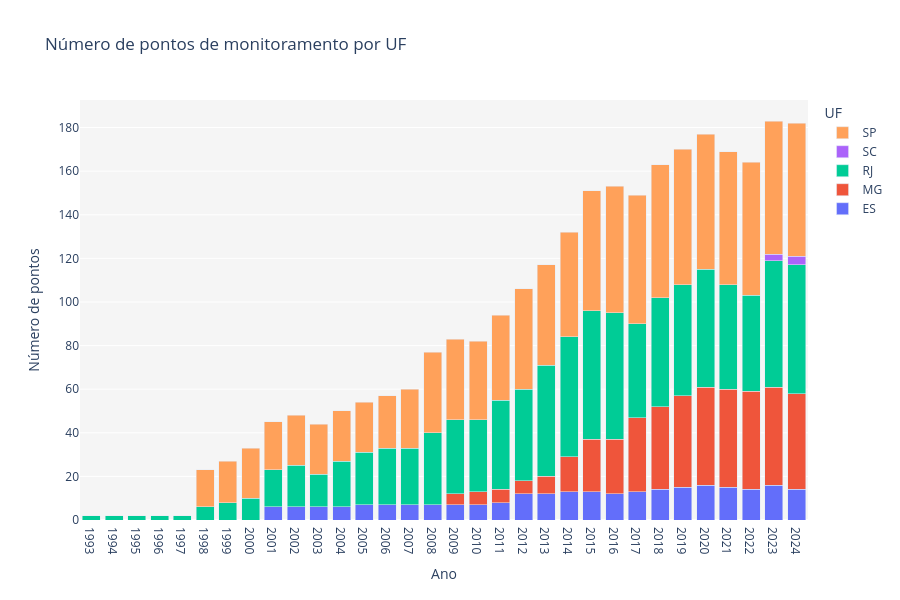

Notebook cell for this chart:
### Markdown cell above
<div style="text-align: justify">Foram contabilizadas 479 estações de monitoramento da qualidade do ar no Brasil no ano de 2024, representando um acréscimo de 84 estações em relação ao levantamento realizado no ano de 2023 (BRASIL, 2023). Deste montante, 385 são estações que utilizam método de referência ou equivalente, um acréscimo de 27 unidades (aumento de 7,5%) em relação ao ano anterior. Já o monitoramento indicativo teve uma ampliação de 57 unidades, atingindo um total de 94 estações (aumento de 154%).</div><br/>
<div style="text-align: justify">O acréscimo significativo de unidades de monitoramento está associado ao maior número de respostas das UFs ao questionário aplicado pelo MMA, uma vez que identificaram mais estações de referência ou equivalentes que já operavam, mas não foram contabilizadas, e à implantação de estações de monitoramento indicativas. Considerando as respostas do questionário aplicado em 2023, apenas dois estados, Acre e Mato Grosso, afirmaram possuir um total de 37 estações de monitoramento indicativas instaladas. Enquanto isso, em 2024, mais 6 UFs (Amazonas, Amapá, Goiás, Maranhão, Pará e Tocantins) informaram a operação de estações indicativas, atingindo a marca de 94 equipamentos em operação.</div>

```{note}
É importante destacar que as estações indicativas são integradas em plataformas internacionais com finalidade científica, exploratória e informativa. A gestão dos dados ocorre através da integração dos equipamentos na plataforma, sem qualquer tratamento da informação. Em alguns casos, a operação e supervisão é realizada pelos OEMAs. Estas estações são equipadas com instrumentos e sensores não considerados equivalentes às estações de referência. As estações indicativas são capazes de monitorar a concentração de alguns poluentes atmosféricos em tempo real, no entanto, podem apresentar um grau de incerteza relevante em relação ao dado gerado, principalmente quando não são calibradas e operadas adequadamente. 
```

<div style="text-align: justify">Convém ressaltar, ainda, que as estações indicativas não atendem aos critérios estabelecidos pelo Guia Técnico para o Monitoramento e Avaliação da Qualidade do Ar, mas podem fornecer informações relevantes sobre a qualidade do ar, principalmente em locais sem nenhuma estação de referência ou equivalente.</div><br/>
<div style="text-align: justify">As Figuras iterativa abaixo mostram a evolução do número de pontos de monitoramento de cada poluente atmosférico por estado, a expansão ou retração da rede estadual em cada ano e o número de pontos de monitoramento por poluente que foram registrados na base de dados desenvolvida neste relatório. </div>
<br>
<br>

### Code cell
import plotly.graph_objects as go
import pandas as pd
import numpy as np
import os

# Caminho para a pasta de dados
rootPath = os.path.dirname(os.getcwd())
aqmData = pd.read_csv(rootPath+'/data/Monitoramento_QAr_BR.csv')

# Explode anos monitorados
df_exploded = aqmData.explode("ANOS_MONITORADOS")

# Consolidate ANOS_MONITORADOS per UF and ID_MMA
aqmData_consolidated = (
    df_exploded.groupby(['UF','ID_MMA'])['ANOS_MONITORADOS']
    .apply(lambda x: ', '.join(sorted(set(map(str, x)))))
    .reset_index()
)
aqmData_consolidated.loc[aqmData_consolidated['ANOS_MONITORADOS']=='nan','ANOS_MONITORADOS'] = np.nan
aqmData_consolidated = aqmData_consolidated.dropna(subset=['ANOS_MONITORADOS'])


# Convert string of years to list of ints
def process_years(x):
    if pd.isna(x):
        return []
    years = [int(y.strip()) for y in str(x).split(',') if y.strip().isdigit()]
    return sorted(set(years))

aqmData_consolidated['ANOS_MONITORADOS'] = aqmData_consolidated['ANOS_MONITORADOS'].apply(process_years)

# Explode again to have one row per year
df_exploded_years = aqmData_consolidated.explode('ANOS_MONITORADOS')
df_exploded_years['ANOS_MONITORADOS'] = df_exploded_years['ANOS_MONITORADOS'].astype(int)

# Count stations per UF per year
df_counts = (
    df_exploded_years.groupby(['ANOS_MONITORADOS', 'UF'])['ID_MMA']
    .nunique()
    .reset_index(name='Num_Stations')
)
df_counts = df_counts[df_counts['ANOS_MONITORADOS'] <= 2024]
anos = sorted(df_counts['ANOS_MONITORADOS'].unique())
ufs = sorted(df_counts['UF'].unique())

# ---------------------------
# Figure 1: Stacked bars
# ---------------------------
# Common layout settings
layout_style = dict(
    plot_bgcolor="whitesmoke",   # light gray for plot area
    paper_bgcolor="white",  # light gray for outer background
    hovermode='x unified',
    legend_title="UF",
    height=600
)

fig_bars = go.Figure()
for uf in ufs:
    df_uf = df_counts[df_counts['UF'] == uf].sort_values('ANOS_MONITORADOS')
    fig_bars.add_trace(go.Bar(
        x=df_uf['ANOS_MONITORADOS'],
        y=df_uf['Num_Stations'],
        name=uf
    ))

fig_bars.update_layout(
    **layout_style,
    barmode='stack',
    title="Número de pontos de monitoramento por UF",
    xaxis_title="Ano",
    yaxis_title="Número de pontos",
    #legend_title="UF",
    #hovermode='x unified',
    #height=600,
    xaxis_range=[df_exploded_years['ANOS_MONITORADOS'].min() - 0.5, 2024.5],
    xaxis=dict(
        type='linear',
        title="Ano",
        tickmode='array',
        tickvals=anos,       # força mostrar todos os anos
        ticktext=anos
    ),
)

#fig_bars.show()
HTML(fig_diff.to_html(include_plotlyjs="cdn"))

### Figure 1 — Plotly figure (JSON) as saved in the notebook; plotly's stock layout.template omitted (floating-point values rounded to 4 significant figures)
{"data": [{"name": "ES", "type": "bar", "x": [2001, 2002, 2003, 2004, 2005, 2006, 2007, 2008, 2009, 2010, 2011, 2012, 2013, 2014, 2015, 2016, 2017, 2018, 2019, 2020, 2021, 2022, 2023, 2024], "y": [6, 6, 6, 6, 7, 7, 7, 7, 7, 7, 8, 12, 12, 13, 13, 12, 13, 14, 15, 16, 15, 14, 16, 14]}, {"name": "MG", "type": "bar", "x": [2009, 2010, 2011, 2012, 2013, 2014, 2015, 2016, 2017, 2018, 2019, 2020, 2021, 2022, 2023, 2024], "y": [5, 6, 6, 6, 8, 16, 24, 25, 34, 38, 42, 45, 45, 45, 45, 44]}, {"name": "RJ", "type": "bar", "x": [1993, 1994, 1995, 1996, 1997, 1998, 1999, 2000, 2001, 2002, 2003, 2004, 2005, 2006, 2007, 2008, 2009, 2010, 2011, 2012, 2013, 2014, 2015, 2016, 2017, 2018, 2019, 2020, 2021, 2022, 2023, 2024], "y": [2, 2, 2, 2, 2, 6, 8, 10, 17, 19, 15, 21, 24, 26, 26, 33, 34, 33, 41, 42, 51, 55, 59, 58, 43, 50, 51, 54, 48, 44, 58, 59]}, {"name": "SC", "type": "bar", "x": [2023, 2024], "y": [3, 4]}, {"name": "SP", "type": "bar", "x": [1998, 1999, 2000, 2001, 2002, 2003, 2004, 2005, 2006, 2007, 2008, 2009, 2010, 2011, 2012, 2013, 2014, 2015, 2016, 2017, 2018, 2019, 2020, 2021, 2022, 2023, 2024], "y": [17, 19, 23, 22, 23, 23, 23, 23, 24, 27, 37, 37, 36, 39, 46, 46, 48, 55, 58, 59, 61, 62, 62, 61, 61, 61, 61]}], "layout": {"barmode": "stack", "height": 600, "hovermode": "x unified", "legend": {"title": {"text": "UF"}}, "paper_bgcolor": "white", "plot_bgcolor": "whitesmoke", "title": {"text": "Número de pontos de monitoramento por UF"}, "xaxis": {"range": [1992.0, 2024.0], "tickmode": "array", "ticktext": [1993, 1994, 1995, 1996, 1997, 1998, 1999, 2000, 2001, 2002, 2003, 2004, 2005, 2006, 2007, 2008, 2009, 2010, 2011, 2012, 2013, 2014, 2015, 2016, 2017, 2018, 2019, 2020, 2021, 2022, 2023, 2024], "tickvals": [1993, 1994, 1995, 1996, 1997, 1998, 1999, 2000, 2001, 2002, 2003, 2004, 2005, 2006, 2007, 2008, 2009, 2010, 2011, 2012, 2013, 2014, 2015, 2016, 2017, 2018, 2019, 2020, 2021, 2022, 2023, 2024], "title": {"text": "Ano"}, "type": "linear"}, "yaxis": {"title": {"text": "Número de pontos"}}}}
